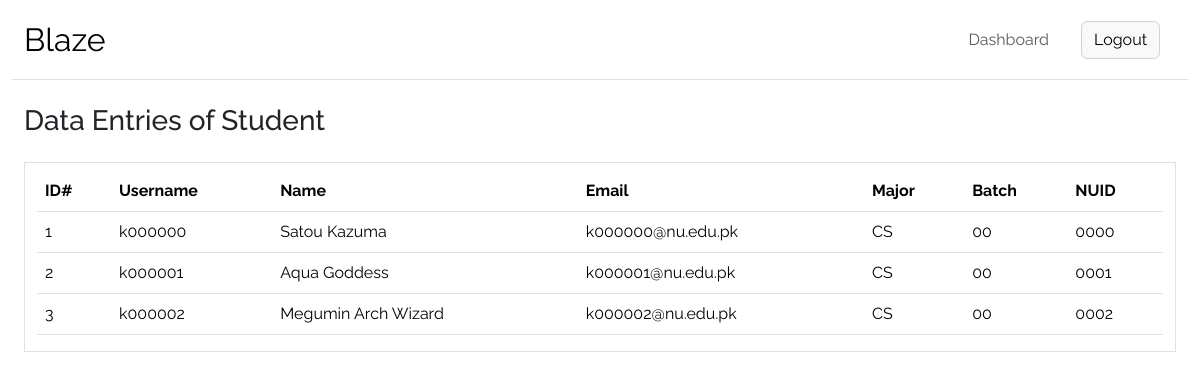
Before: /administration/list_instance/student/ (signed in) with the older database file.
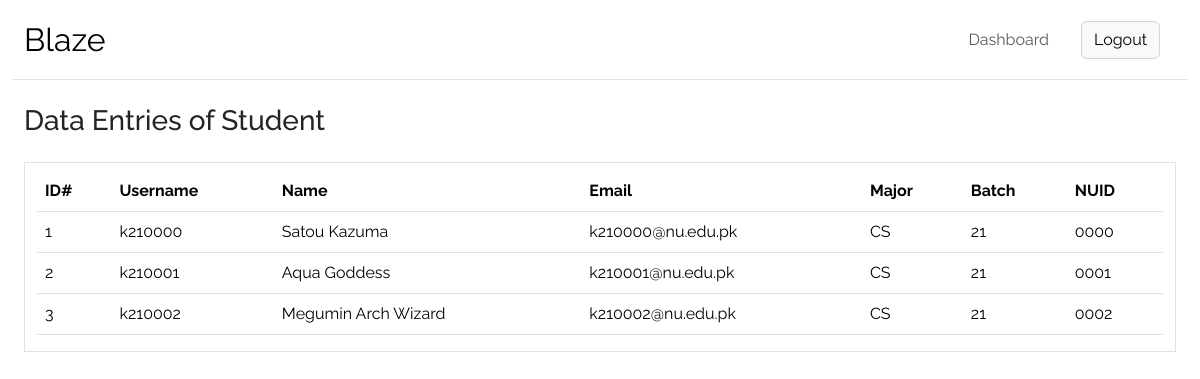
After: the same page with the newer database file.
### BlazeApp/models.py (models this page shows, shortened)
class Student(models.Model):
    Major_Choices = [
        ("CS", "Computer Science"),
        ("SE", "Software Engineering"),
        ("AI", "Artificial Intelligence"),
        ("CYS", "Cyber Security"),
        ("EE", "Electrical Engineering"),
    ]
    user = models.OneToOneField(User, on_delete=models.CASCADE, related_name="student")
    batch = models.CharField(
        max_length=2, null=True, validators=[validate_studentBatch]
    )
    nuid = models.CharField(max_length=4, null=True, validators=[validate_studentNUID])
    major = models.CharField(max_length=30, choices=Major_Choices, null=True)
    class Meta:
        verbose_name = "Student"
        verbose_name_plural = "Students"

class User(AbstractUser):
    profile_picture = models.ImageField(
        upload_to="profile_pics/",
        blank=True,
        null=True,
        default="profile_pics/Default_Profile_Picture.png",
        validators=[
            FileExtensionValidator(
                allowed_extensions=["jpg", "jpeg", "png"]
            ),  # Restrict allowed file extensions
            validate_profilePicture_size,  # Set a maximum file size limit (7 MB in this example)
        ],
    )
    follow = models.ManyToManyField(
        "self", symmetrical=False, related_name="followers", blank=True
    )
    class Meta:
        verbose_name = "User"
        verbose_name_plural = "Users"

### BlazeAdministration/customDecorator.py (the view)
    def _wrapped_view(request, *args, **kwargs):
        if request.user.is_authenticated and request.user.is_superuser:
            return view_func(request, *args, **kwargs)  # Allow access to admin users
        else:
            return views.page_not_found_404(request, exception=404)

### BlazeAdministration/customDecorator.py (called while the page is built)
def admin_required(view_func):
    def _wrapped_view(request, *args, **kwargs):
        if request.user.is_authenticated and request.user.is_superuser:
            return view_func(request, *args, **kwargs)  # Allow access to admin users
        else:
            return views.page_not_found_404(request, exception=404)
    return _wrapped_view

### BlazeAdministration/views.py (called while the page is built)
def list_instance(request, instanceModel):
    entitiesList = ["student", "faculty", "society_page"]
    if instanceModel not in entitiesList:
        return redirect("BlazeAdministration:page_not_found_404")
    if instanceModel == entitiesList[0]:
        dataset = Student.objects.all()
    elif instanceModel == entitiesList[1]:
        dataset = Faculty.objects.all()
    else:
        dataset = SocietyPage.objects.all()
    return render(
        request,
        "BlazeAdministration/list_instance.html",
        {"model": instanceModel, "dataset": dataset},
    )

### BlazeAdministration/templates/BlazeAdministration/list_instance.html (shortened to what this page needs)
{% extends 'BlazeAdministration/base_01.html' %}
{% load static %}
{% block body %}
  <div class="container-fluid">
    <div class="h3 mt-4 mb-4">Data Entries of {{ model|title }}</div>
    <div class="container-fluid my-3 border pt-2">
      <table class="table table-hover">
        <thead>
          <tr>
            <th scope="col">ID#</th>
            <th scope="col">Username</th>
            <th scope="col">Name</th>
            <th scope="col">Email</th>
            {% if model == 'student' %}
              <th scope="col">Major</th>
              <th scope="col">Batch</th>
              <th scope="col">NUID</th>
            {% endif %}
          </tr>
        </thead>
        <tbody>
          {% for data in dataset %}
            <tr>
              <td>{{ data.pk }}</td>
              <td>{{ data.user.username }}</td>
              <td>{{ data.user.first_name }} {{ data.user.last_name }}</td>
              <td>{{ data.user.email }}</td>
              {% if model == 'student' %}
                <td>{{ data.major }}</td>
                <td>{{ data.batch }}</td>
                <td>{{ data.nuid }}</td>
              {% endif %}
            </tr>
          {% endfor %}
        </tbody>
      </table>
    </div>
  </div>
{% endblock %}

Changed rows visible on the page:
changed Student "Satou": user.username "k000000" → "k210000"; user.email "k000000@nu.edu.pk" → "k210000@nu.edu.pk"; batch "00" → "21"
changed Student "Aqua": user.username "k000001" → "k210001"; user.email "k000001@nu.edu.pk" → "k210001@nu.edu.pk"; batch "00" → "21"
changed Student "Megumin": user.username "k000002" → "k210002"; user.email "k000002@nu.edu.pk" → "k210002@nu.edu.pk"; batch "00" → "21"
